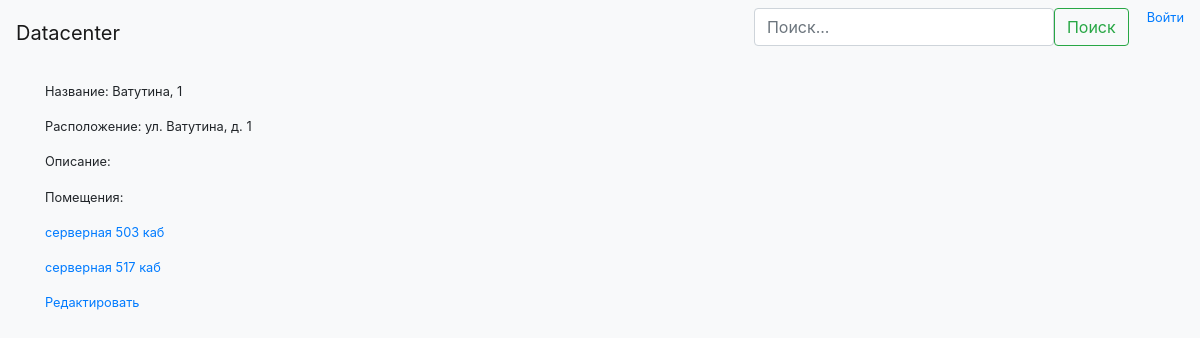
Screenshot of /territory/4 with the database file from the repository.
### server_list/models.py (models this page shows, shortened)
class Territory(models.Model):
    name = models.CharField(max_length=50)
    address = models.CharField(max_length=200, blank=True)
    description = models.CharField(max_length=500, blank=True)

class Room(models.Model):
    name = models.CharField(max_length=50)
    description = models.CharField(max_length=500, blank=True)
    territory = models.ForeignKey(Territory, on_delete=models.SET_DEFAULT, default=None)

### server_list/views.py (the view)
# urls.py: url(r'territory/(?P<territory_id>\d*)', views.territory_view, name="territory_view"),
def territory_view(request, territory_id):
    try:
        territory = Territory.objects.get(pk=territory_id)
    except Territory.DoesntExist:
        raise Http404
    rooms = {}
    for room in territory.room_set.all():
        rooms.update({room.id: room.name})
    return render(request, os.path.join('server_list', 'territory_view.html'), {'territory': territory, 'rooms': rooms})

### server_list/templates/server_list/territory_view.html (shortened to what this page needs)
{% extends 'server_list/navbar.html' %}
{% block content %}
<div class="container">
    <p>Название: {{territory.name}}</p>
    <p>Расположение: {{territory.address}}</p>
    <p>Описание: {{room.description}}</p>
    {% for room_id, room_name in rooms.items %}
    {% if forloop.first%}<p>Помещения:</p>{% endif %}
    <p><a href="{% url 'room_view' room_id %}">{{room_name}}</a></p>
    {% endfor %}
    <p><a href="{% url 'territory_edit' territory.id %}">Редактировать</a></p>
</div>
{% endblock %}

### rows the page displays
Territory: name "Ватутина, 1", address "ул. Ватутина, д. 1"
Room: rooms "серверная 503 каб"
Room: rooms "серверная 517 каб"
